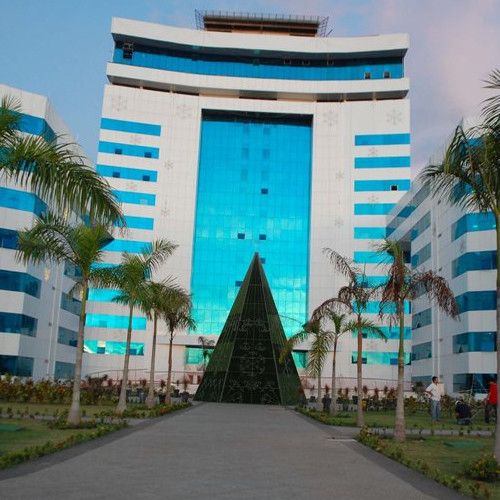
#> input picture predio.jpg, 500 x 500 px
$ python source.py
#> lines starting #> are read from the running program, lines starting #| are printed output that depends on the picture
import numpy as np
import matplotlib.pyplot as plt
import cv2
import math
import cmath
from scipy.signal import convolve, correlate

#
# Step 4 - generating low-pass filter in frequency domain
#
def ideal_low_pass_filter(img, radius):
    '''Cria um filtro passa-baixa de mesma dimensão que img.
       radius define o raio do filtro, isto é, a máxima frequência que será mantida na imagem'''

    num_rows, num_cols = img.shape
    freq_r = np.fft.fftfreq(num_rows)
    freq_c = np.fft.fftfreq(num_cols)
    freq_r = np.fft.fftshift(freq_r)
    freq_c = np.fft.fftshift(freq_c)

    low_pass_filter = np.zeros([num_rows, num_cols])
    for row in range(num_rows):
        for col in range(num_cols):
            distance = np.sqrt(freq_r[row]**2 + freq_c[col]**2)
            if distance <= radius:
                low_pass_filter[row, col] = 1

    return low_pass_filter

# read and print original image(building.jpg)
img = cv2.imread('predio.jpg', cv2.IMREAD_GRAYSCALE)
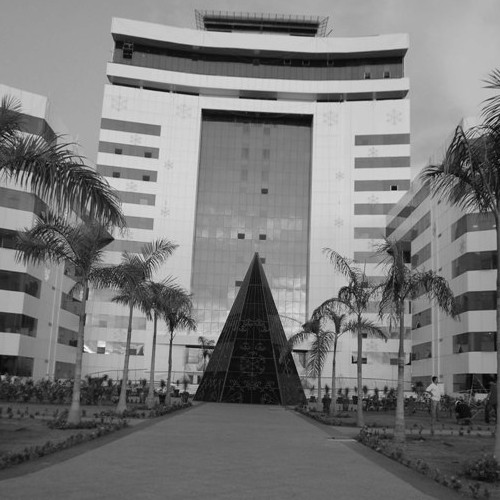
#> img: shape (500, 500); min 0, max 247, mean 121
plt.figure(figsize=[7,7])
plt.imshow(img, cmap='gray')
plt.show()

#
# Step 1 - image padding
#

img_rows, img_cols = img.shape
#> img_rows = 500; img_cols = 500

img_padded = np.zeros((512, 512), dtype=img.dtype)
for i in range(img_rows):
  for j in range(img_cols):
    img_padded[i][j] = img[i][j]
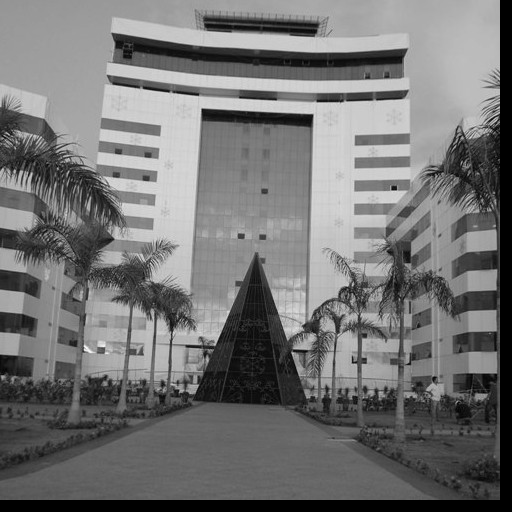
#> img_padded: shape (512, 512); min 0, max 247, mean 115.4

img_fft_nshift = np.fft.fft2(img_padded)

#
# Step 2 - Multiply padded image * (-1)^(x+y): in order to shift the fourier spectrum.
#

for i in range(img_rows):
  for j in range(img_cols):
    img_padded[i][j] *= (-1)**(i+j)
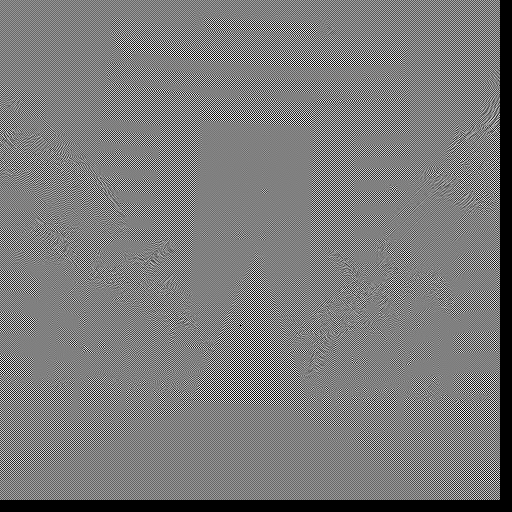
#> img_padded: shape (512, 512); min 0, max 254, mean 122.1

#
# Step 3 - Convert image from space domain to frequency domain using fft
#

img_fft_shifted = np.fft.fft2(img_padded)
rimg = np.fft.ifft2(img_fft_shifted)

magnitude_antes = np.zeros((img_rows, img_cols))

plt.figure(figsize = (12, 12))
# Magnitude before
magnitude_antes = np.abs(img_fft_shifted)
plt.subplot(141), plt.imshow(magnitude_antes, cmap = 'gray')
# Magnitude after
magnitude_depois =  30*np.log(np.abs(img_fft_shifted)+1)
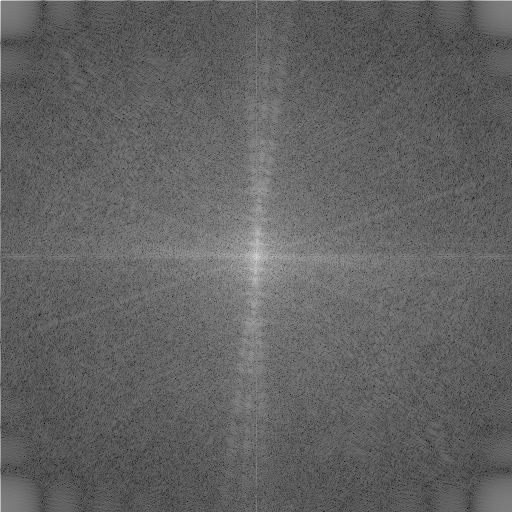
#> magnitude_depois: shape (512, 512) float64; min 75.6, max 518.4, mean 247.2; drawn with min black and max white
plt.subplot(142), plt.imshow(magnitude_depois, cmap = 'gray')

# Phase
fase = np.arctan(img_fft_shifted.imag/img_fft_shifted.real)
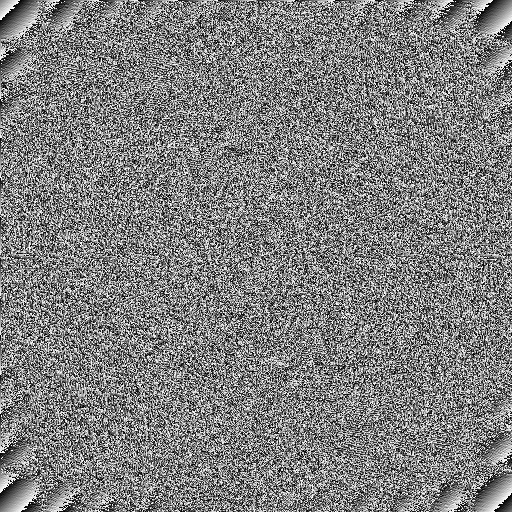
#> fase: shape (512, 512) float64; min -1.57, max 1.57, mean 0; drawn with min black and max white
plt.subplot(143), plt.imshow(fase, cmap = 'gray')

plt.show()

plt.figure(figsize = (12, 12))

magnitude_antes_nshift = np.abs(img_fft_nshift)
magnitude_sem_shift =  30*np.log(np.abs(img_fft_nshift)+1)
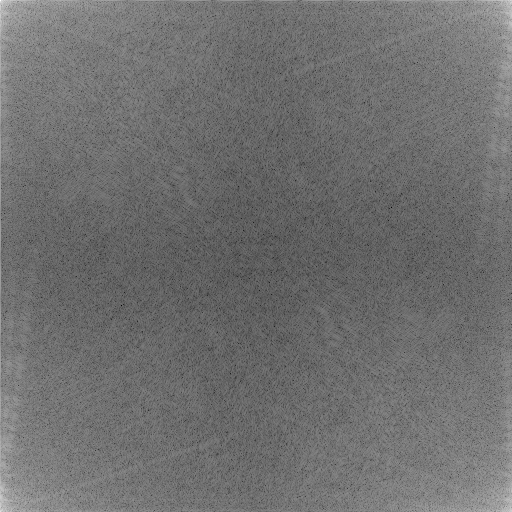
#> magnitude_sem_shift: shape (512, 512) float64; min 32.13, max 516.7, mean 244.6; drawn with min black and max white
# Shifted magnitude
#> (the run stopped early here; a loop or call above may not have finished)
